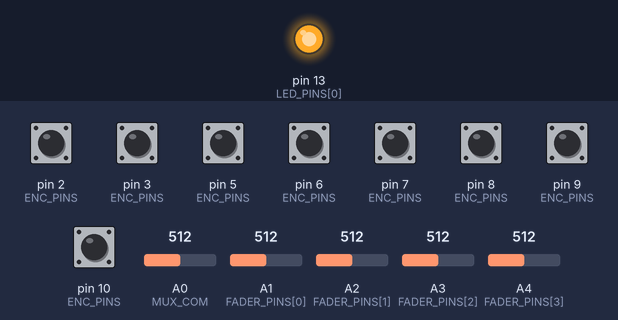
A sketch run on a simulated Arduino Leonardo, built with avr-gcc and run on an emulated ATmega32U4. Shown: output pins drawn as LEDs (lit = HIGH). The inputs (shaded band) are chosen by the test bench; at power-on: pin 2 (ENC_PINS), pin 3 (ENC_PINS), pin 5 (ENC_PINS), pin 6 (ENC_PINS), pin 7 (ENC_PINS), pin 8 (ENC_PINS), pin 9 (ENC_PINS), pin 10 (ENC_PINS) HIGH, A0 (MUX_COM) = 512, A1 (FADER_PINS[0]) = 512, A2 (FADER_PINS[1]) = 512, A3 (FADER_PINS[2]) = 512, A4 (FADER_PINS[3]) = 512. Pins used as bus, display or sensor lines are not drawn.

Above: at 1.2 s.
1.3 s: A0 (MUX_COM) set to 42
2.8 s: A0 (MUX_COM) set to 36
At 3.2 s:
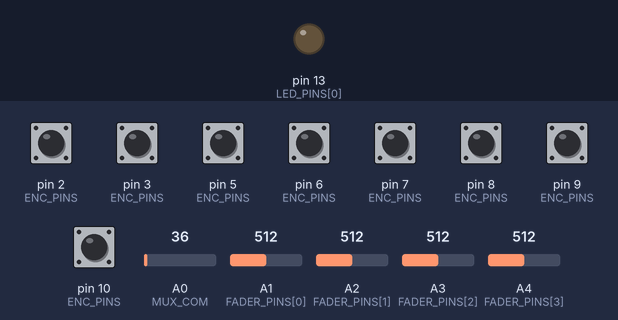
Timing chart, 0 to 5.8 s (numbered marks = the images above; inputs shaded):
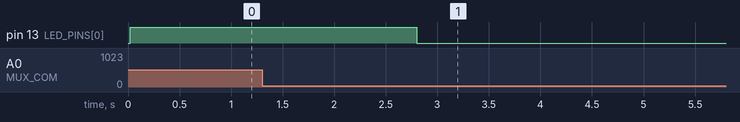

Measured:
- the behaviour switches between 40 and 39 on A0 (MUX_COM) (found by bisection; images 0 and 1)
- after the input at 1.3 s, every drawn part: stays the same
- after the input at 2.8 s, pin 13 (LED_PINS[0]): HIGH → LOW at once

The sketch:

midi_controller.ino
```cpp
#include "config.h"
#include "midi_protocol.h"
#include "pads.h"
#include "encoders.h"
#include "faders.h"

static PadScanner  pads;
static EncoderBank encoders;
static FaderBank   faders;

void setup() {
    pads.begin();
    encoders.begin();
    faders.begin();
}

void loop() {
    pads.update();
    encoders.update();
    faders.update();
    MIDI::flush();
}
```

encoders.cpp
```cpp
#include "encoders.h"
#include "midi_protocol.h"

// Quadrature Gray-code transition table.
// Row = previous state (A<<1)|B, column = current state (A<<1)|B.
// Flattened to a 16-element 1-D array: index = (prev<<2)|curr.
//
//        curr: 00  01  11  10
//  prev 00:     0  -1   0  +1
//  prev 01:    +1   0  -1   0
//  prev 11:     0  +1   0  -1
//  prev 10:    -1   0  +1   0
//
// A +1 entry means one clockwise detent; -1 means counter-clockwise.
const int8_t EncoderBank::QUAD_TABLE[16] = {
     0, -1,  1,  0,
     1,  0,  0, -1,
    -1,  0,  0,  1,
     0,  1, -1,  0
};

void EncoderBank::begin() {
    for (uint8_t i = 0; i < ENCODER_COUNT; ++i) {
        pinMode(ENC_PINS[i][0], INPUT_PULLUP);
        pinMode(ENC_PINS[i][1], INPUT_PULLUP);
        _prev[i]  = readRaw(i);
        _value[i] = 64;  // start at midpoint
    }
}

void EncoderBank::update() {
    for (uint8_t i = 0; i < ENCODER_COUNT; ++i) {
        uint8_t curr = readRaw(i);

        if (curr != _prev[i]) {
            uint8_t idx   = static_cast<uint8_t>((_prev[i] << 2) | curr);
            int8_t  delta = QUAD_TABLE[idx];

            if (delta != 0) {
                // Clamp to 0–127 without wrapping.
                int16_t next = static_cast<int16_t>(_value[i]) + delta;
                _value[i] = static_cast<uint8_t>(constrain(next, ENCODER_MIN, ENCODER_MAX));
                MIDI::sendControlChange(
                    GLOBAL_CHANNEL,
                    static_cast<uint8_t>(ENCODER_CC_BASE + i),
                    _value[i]
                );
            }
            _prev[i] = curr;
        }
    }
}

// Read current Gray-code state of encoder enc: returns (A<<1)|B.
uint8_t EncoderBank::readRaw(uint8_t enc) const {
    uint8_t a = digitalRead(ENC_PINS[enc][0]) ? 1 : 0;
    uint8_t b = digitalRead(ENC_PINS[enc][1]) ? 1 : 0;
    return static_cast<uint8_t>((a << 1) | b);
}
```

encoders.h
```cpp
#pragma once
#include <Arduino.h>
#include "config.h"

// Tracks up to ENCODER_COUNT rotary encoders using a Gray-code state machine.
// Each encoder produces CC messages on its assigned CC number when turned.
// No timer or interrupt is required; the state machine is safe to call from loop().
class EncoderBank {
public:
    EncoderBank() = default;

    void begin();
    void update();

private:
    // Packed previous Gray-code state for each encoder (bits: A=1, B=0).
    uint8_t _prev[ENCODER_COUNT] = {};
    // Current CC value for each encoder (0–127).
    uint8_t _value[ENCODER_COUNT] = {};

    // Full quadrature transition table.
    // Index = (prev_state << 2) | curr_state, where state = (A << 1) | B.
    // Value: +1 = CW detent, -1 = CCW detent, 0 = invalid or no movement.
    static const int8_t QUAD_TABLE[16];

    uint8_t readRaw(uint8_t enc) const;
};
```

faders.cpp
```cpp
#include "faders.h"
#include "midi_protocol.h"

void FaderBank::begin() {
    for (uint8_t i = 0; i < FADER_COUNT; ++i) {
        pinMode(FADER_PINS[i], INPUT);
        _last[i] = static_cast<uint16_t>(analogRead(FADER_PINS[i]));
    }
}

void FaderBank::update() {
    for (uint8_t i = 0; i < FADER_COUNT; ++i) {
        uint16_t adc = static_cast<uint16_t>(analogRead(FADER_PINS[i]));

        // Only transmit if the fader has moved beyond the deadband.
        // Using absolute difference avoids signed arithmetic on uint16_t.
        uint16_t diff = (adc > _last[i]) ? (adc - _last[i]) : (_last[i] - adc);

        if (diff > FADER_DEADBAND) {
            MIDI::sendControlChange(
                GLOBAL_CHANNEL,
                static_cast<uint8_t>(FADER_CC_BASE + i),
                adcToCC(adc)
            );
            _last[i] = adc;
        }
    }
}

// Map 10-bit ADC reading (0–1023) to 7-bit CC value (0–127).
uint8_t FaderBank::adcToCC(uint16_t adc) const {
    return static_cast<uint8_t>(adc >> 3);  // divide by 8: 1024/8 = 128
}
```

faders.h
```cpp
#pragma once
#include <Arduino.h>
#include "config.h"

// Reads FADER_COUNT linear potentiometers and sends CC messages when a fader
// moves by more than FADER_DEADBAND ADC counts from its last transmitted value.
// The deadband prevents the ADC noise floor from generating constant CC traffic.
class FaderBank {
public:
    FaderBank() = default;

    void begin();
    void update();

private:
    uint16_t _last[FADER_COUNT] = {};  // last ADC reading sent as CC

    uint8_t adcToCC(uint16_t adc) const;
};
```

midi_protocol.cpp
```cpp
#include "midi_protocol.h"
#include <MIDIUSB.h>  // transport only: sendMIDI() + flush()
#include <math.h>

namespace MIDI {

// Build and enqueue one 4-byte USB MIDI event packet.
// USB MIDI 1.0 spec, section 4: each event packet is exactly 4 bytes —
//   byte 0: (cable_number << 4) | cin
//   byte 1: MIDI status byte
//   byte 2: first data byte (or 0 for messages with fewer data bytes)
//   byte 3: second data byte (or 0)
static void enqueue(uint8_t cin, uint8_t status, uint8_t b1, uint8_t b2) {
    midiEventPacket_t pkt;
    pkt.header = static_cast<uint8_t>((CABLE << 4) | cin);
    pkt.byte1  = status;
    pkt.byte2  = b1;
    pkt.byte3  = b2;
    MidiUSB.sendMIDI(pkt);
}

uint8_t applyCurve(uint8_t linear) {
    // Map 0–127 through sqrt to compress high velocities slightly, giving
    // better resolution at the low end of the pressure range.
    // sqrt(127) ≈ 11.27 → scale factor keeps maximum at 127.
    float normalised = static_cast<float>(linear) / 127.0f;
    float curved     = sqrtf(normalised);
    return static_cast<uint8_t>(curved * 127.0f + 0.5f);
}

void sendNoteOn(uint8_t channel, uint8_t note, uint8_t velocity) {
    // MIDI 1.0: Note On — status 0x9n, data[0] = note 0–127, data[1] = vel 0–127.
    // Velocity 0 on a Note On is equivalent to Note Off per spec; we avoid it
    // by clamping to 1 before this function is called (see pads.cpp).
    enqueue(
        CIN_NOTE_ON,
        static_cast<uint8_t>(NOTE_ON | (channel & 0x0F)),
        note     & 0x7F,
        velocity & 0x7F
    );
}

void sendNoteOff(uint8_t channel, uint8_t note, uint8_t velocity) {
    // MIDI 1.0: Note Off — status 0x8n.
    // Release velocity is sent as 64 (neutral) unless the hardware supports it.
    enqueue(
        CIN_NOTE_OFF,
        static_cast<uint8_t>(NOTE_OFF | (channel & 0x0F)),
        note     & 0x7F,
        velocity & 0x7F
    );
}

void sendControlChange(uint8_t channel, uint8_t cc, uint8_t value) {
    // MIDI 1.0: Control Change — status 0xBn, data[0] = cc 0–119, data[1] = value 0–127.
    // CC numbers 120–127 are reserved for channel mode messages.
    enqueue(
        CIN_CC,
        static_cast<uint8_t>(CONTROL_CHANGE | (channel & 0x0F)),
        cc    & 0x7F,
        value & 0x7F
    );
}

void sendPitchBend(uint8_t channel, int16_t value) {
    // MIDI 1.0: Pitch Bend — status 0xEn.
    // Value range: -8192 (full down) to +8191 (full up), center = 0.
    // Encoded as a 14-bit unsigned integer: centre = 0x2000 (8192).
    // Transmitted as two 7-bit bytes: LSB first, then MSB.
    uint16_t bent = static_cast<uint16_t>(constrain(value, -8192, 8191) + 8192);
    enqueue(
        CIN_PITCH_BEND,
        static_cast<uint8_t>(PITCH_BEND | (channel & 0x0F)),
        static_cast<uint8_t>(bent & 0x7F),         // LSB
        static_cast<uint8_t>((bent >> 7) & 0x7F)   // MSB
    );
}

void flush() {
    MidiUSB.flush();
}

} // namespace MIDI
```

midi_protocol.h
```cpp
#pragma once
#include <Arduino.h>

// All MIDI protocol constants and message encoding are implemented here from
// scratch per the MIDI 1.0 specification and USB MIDI 1.0 class specification.
// The only external dependency is MidiUSB.sendMIDI() / MidiUSB.flush() from the
// MIDIUSB library, used as a raw USB packet transport layer only — analogous to
// using Serial.write() for hardware UART MIDI.

namespace MIDI {

// ── Status byte definitions (MIDI 1.0 spec section 2) ────────────────────────
// High nibble encodes message type; low nibble carries channel (0–15).
static constexpr uint8_t NOTE_OFF         = 0x80;
static constexpr uint8_t NOTE_ON          = 0x90;
static constexpr uint8_t POLY_AFTERTOUCH  = 0xA0;
static constexpr uint8_t CONTROL_CHANGE   = 0xB0;
static constexpr uint8_t PROGRAM_CHANGE   = 0xC0;
static constexpr uint8_t CHAN_PRESSURE     = 0xD0;
static constexpr uint8_t PITCH_BEND       = 0xE0;

// ── USB MIDI Code Index Numbers (CIN) ────────────────────────────────────────
// USB MIDI 1.0 class specification, Table 4-1.
// The CIN occupies the low nibble of the first byte of each 4-byte USB MIDI
// event packet. It tells the host driver how many valid data bytes follow.
static constexpr uint8_t CIN_NOTE_OFF    = 0x08;
static constexpr uint8_t CIN_NOTE_ON     = 0x09;
static constexpr uint8_t CIN_POLY_AT     = 0x0A;
static constexpr uint8_t CIN_CC          = 0x0B;
static constexpr uint8_t CIN_PC          = 0x0C;
static constexpr uint8_t CIN_CHAN_AT     = 0x0D;
static constexpr uint8_t CIN_PITCH_BEND  = 0x0E;

// Cable number occupies the high nibble of the first packet byte.
static constexpr uint8_t CABLE = 0;

// ── Velocity curve ────────────────────────────────────────────────────────────
// Applies a mild square-root curve so light touches still register expressively.
// Input 0–127, output 0–127.
uint8_t applyCurve(uint8_t linear);

// ── Message senders ───────────────────────────────────────────────────────────
void sendNoteOn(uint8_t channel, uint8_t note, uint8_t velocity);
void sendNoteOff(uint8_t channel, uint8_t note, uint8_t velocity);
void sendControlChange(uint8_t channel, uint8_t cc, uint8_t value);
void sendPitchBend(uint8_t channel, int16_t value);  // -8192 … +8191

// Must be called at the end of each loop() iteration to push the USB MIDI
// packet buffer to the host.
void flush();

} // namespace MIDI
```

pads.cpp
```cpp
#include "pads.h"
#include "midi_protocol.h"

void PadScanner::begin() {
    pinMode(MUX_S0, OUTPUT);
    pinMode(MUX_S1, OUTPUT);
    pinMode(MUX_S2, OUTPUT);
    pinMode(MUX_COM, INPUT);

    for (uint8_t i = 0; i < PAD_COUNT; ++i) {
        if (LED_PINS[i] != 255) {
            pinMode(LED_PINS[i], OUTPUT);
            digitalWrite(LED_PINS[i], LOW);
        }
    }
}

void PadScanner::update() {
    uint32_t now = millis();

    for (uint8_t i = 0; i < PAD_COUNT; ++i) {
        uint16_t adc = readPad(i);

        switch (_state[i]) {
            case State::IDLE:
                if (adc >= PAD_THRESH_ON) {
                    _state[i]   = State::DETECTING;
                    _peak[i]    = adc;
                    _armTime[i] = now;
                }
                break;

            case State::DETECTING:
                // Track peak ADC during the attack window.
                if (adc > _peak[i]) _peak[i] = adc;

                if (now - _armTime[i] >= PAD_PEAK_MS) {
                    // Attack window closed — commit NoteOn.
                    uint8_t vel = adcToVelocity(_peak[i]);
                    // Velocity 0 on a NoteOn is spec-defined as NoteOff; clamp to 1.
                    if (vel == 0) vel = 1;
                    MIDI::sendNoteOn(GLOBAL_CHANNEL, PAD_NOTE_BASE + i, vel);
                    setLed(i, true);
                    _state[i] = State::ACTIVE;
                }
                break;

            case State::ACTIVE:
                if (adc < PAD_THRESH_OFF) {
                    MIDI::sendNoteOff(GLOBAL_CHANNEL, PAD_NOTE_BASE + i, 64);
                    setLed(i, false);
                    _state[i] = State::IDLE;
                }
                break;
        }
    }
}

// Drive the 74HC4051 address lines to select channel ch (0–7).
void PadScanner::selectMuxChannel(uint8_t ch) const {
    digitalWrite(MUX_S0, (ch >> 0) & 1);
    digitalWrite(MUX_S1, (ch >> 1) & 1);
    digitalWrite(MUX_S2, (ch >> 2) & 1);
    delayMicroseconds(2);  // MUX propagation delay before ADC settle
}

uint16_t PadScanner::readPad(uint8_t pad) const {
    selectMuxChannel(pad);
    return static_cast<uint16_t>(analogRead(MUX_COM));
}

void PadScanner::setLed(uint8_t pad, bool on) const {
    if (LED_PINS[pad] != 255)
        digitalWrite(LED_PINS[pad], on ? HIGH : LOW);
}

// Map peak ADC reading (PAD_THRESH_ON–1023) to MIDI velocity (PAD_VEL_MIN–127)
// and apply the velocity curve from midi_protocol.
uint8_t PadScanner::adcToVelocity(uint16_t adc) const {
    uint16_t clamped = constrain(adc, PAD_THRESH_ON, 1023);
    uint8_t  linear  = static_cast<uint8_t>(
        map(clamped, PAD_THRESH_ON, 1023, PAD_VEL_MIN, PAD_VEL_MAX)
    );
    return MIDI::applyCurve(linear);
}
```

pads.h
```cpp
#pragma once
#include <Arduino.h>
#include "config.h"

// Scans 8 FSR pads multiplexed through a 74HC4051 8-to-1 analog MUX.
// Velocity is derived from the peak ADC reading during the attack window
// (PAD_PEAK_MS ms after the pressure first exceeds PAD_THRESH_ON).
class PadScanner {
public:
    PadScanner() = default;

    void begin();
    void update();

private:
    enum class State : uint8_t { IDLE, DETECTING, ACTIVE };

    State    _state[PAD_COUNT]    = {};
    uint16_t _peak[PAD_COUNT]     = {};
    uint32_t _armTime[PAD_COUNT]  = {};  // millis() when pad first armed

    void     selectMuxChannel(uint8_t ch) const;
    uint16_t readPad(uint8_t pad) const;
    void     setLed(uint8_t pad, bool on) const;
    uint8_t  adcToVelocity(uint16_t adc) const;
};
```

config.h
```cpp
#pragma once
#include <Arduino.h>

// Target: Arduino Leonardo (ATmega32U4).
// USB MIDI transport: MIDIUSB library (raw USB event packets only).
// MIDI protocol logic: implemented from scratch in midi_protocol.h/.cpp.

// ── MIDI ─────────────────────────────────────────────────────────────────────
static constexpr uint8_t GLOBAL_CHANNEL = 0;     // 0 = Ch 1 … 15 = Ch 16

// ── Pads ─────────────────────────────────────────────────────────────────────
// 8 FSR pads read through a 74HC4051 8-to-1 analog multiplexer.
static constexpr uint8_t  PAD_COUNT      = 8;
static constexpr uint8_t  PAD_NOTE_BASE  = 36;   // C2 — pad 0 is C2, pad 1 is C#2 …
static constexpr uint8_t  PAD_VEL_MIN    = 20;
static constexpr uint8_t  PAD_VEL_MAX    = 127;
static constexpr uint16_t PAD_THRESH_ON  = 80;   // ADC count (0–1023) to arm
static constexpr uint16_t PAD_THRESH_OFF = 40;   // hysteresis release level
static constexpr uint8_t  PAD_PEAK_MS    = 20;   // ms to track peak after arm

// 74HC4051 multiplexer wiring
static constexpr uint8_t MUX_COM = A0;           // common I/O → Leonardo A0
static constexpr uint8_t MUX_S0  = 4;
static constexpr uint8_t MUX_S1  = 11;
static constexpr uint8_t MUX_S2  = 12;

// ── Encoders ─────────────────────────────────────────────────────────────────
static constexpr uint8_t ENCODER_COUNT   = 4;
static constexpr uint8_t ENCODER_CC_BASE = 16;   // CC 16–19
static constexpr uint8_t ENCODER_MIN     = 0;
static constexpr uint8_t ENCODER_MAX     = 127;

// [index][0 = A pin, 1 = B pin]
static const uint8_t ENC_PINS[ENCODER_COUNT][2] = {
    {2,  3},
    {5,  6},
    {7,  8},
    {9, 10}
};

// ── Faders ────────────────────────────────────────────────────────────────────
static constexpr uint8_t FADER_COUNT    = 4;
static constexpr uint8_t FADER_CC_BASE  = 20;    // CC 20–23
static constexpr uint8_t FADER_DEADBAND = 3;     // ADC units — suppress noise

static const uint8_t FADER_PINS[FADER_COUNT] = {A1, A2, A3, A4};

// ── LED feedback (optional) ───────────────────────────────────────────────────
// Set to 255 to disable a pad's LED.
static const uint8_t LED_PINS[PAD_COUNT] = {13, 255, 255, 255, 255, 255, 255, 255};
```
